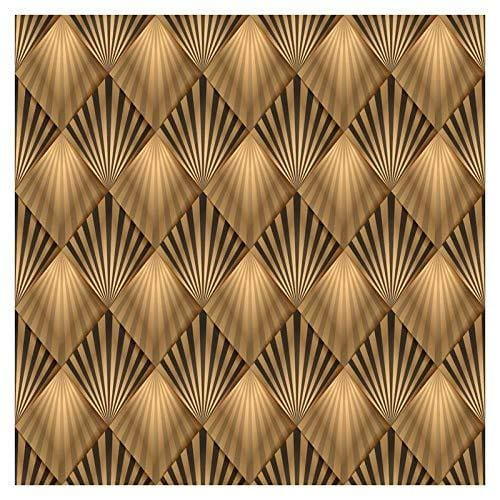
#> input picture img.jpg, 500 x 500 px
$ python saad2.py
#> lines starting #> are read from the running program, lines starting #| are printed output that depends on the picture
import numpy as np
from PIL import Image
import cv2

def arnold_map(img, iterations):
    height, width = img.shape

    max_dim = max(width, height)
    square_img = np.zeros((max_dim, max_dim), dtype=np.uint8)


    x_offset = (max_dim - width) // 2
    y_offset = (max_dim - height) // 2
    square_img[y_offset:y_offset+height, x_offset:x_offset+width] = img

    for i in range(iterations):
        for x in range(max_dim):
            for y in range(max_dim):

                x_new = (2*x + y) % max_dim
                y_new = (x + y) % max_dim
                square_img[x_new, y_new] = square_img[x, y]
        square_img = square_img.copy()
    cropped_img = square_img[y_offset:y_offset+height, x_offset:x_offset+width]
    return square_img


def inverse_arnold_map(img, iterations):
    height, width = img.shape

    max_dim = max(width, height)
    square_img = np.zeros((max_dim, max_dim), dtype=np.uint8)

    x_offset = (max_dim - width) // 2
    y_offset = (max_dim - height) // 2
    square_img[y_offset:y_offset+height, x_offset:x_offset+width] = img

    for i in range(iterations):
        for x in range(max_dim):
            for y in range(max_dim):
                x_new = (x - y) % max_dim
                y_new = (-x + 2*y) % max_dim
                square_img[x_new, y_new] = square_img[x, y]
        square_img = square_img.copy()
    decrypted_img = square_img[y_offset:y_offset+height, x_offset:x_offset+width]
    return square_img


iterations = 5

# Read the image file provided by the user
image_path = "img.jpg"
img = cv2.imread(image_path, 0)  # Load the image in grayscale mode
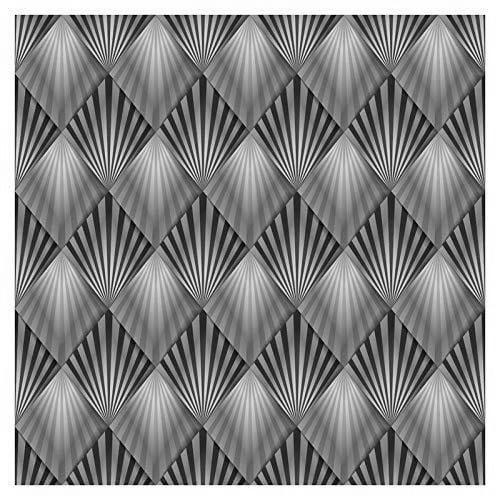
#> img: shape (500, 500); min 0, max 255, mean 133.7

# Check if the image was successfully loaded
if img is None:
    print("Failed to load the image.")
else:
    print("Original Image:")
    cv2.imshow("Original", img)
    cv2.waitKey(0)

    enc_img = arnold_map(img, iterations)
#> the loop in arnold_map, `for i in range(iterations):` made 5 passes
#> pass 1, in arnold_map, `square_img = square_img.copy()`:
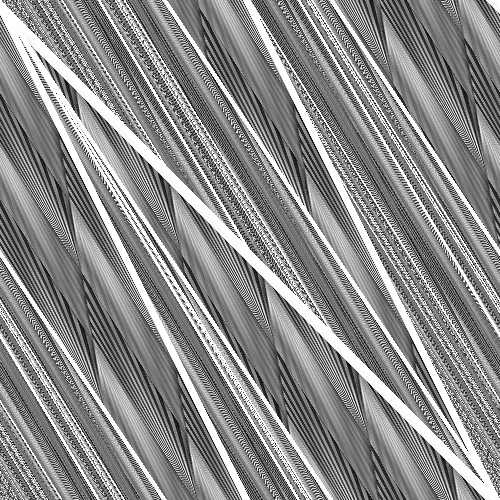
#> square_img: shape (500, 500); min 0, max 255, mean 138.5
#> after the loop in arnold_map, `for i in range(iterations):`:
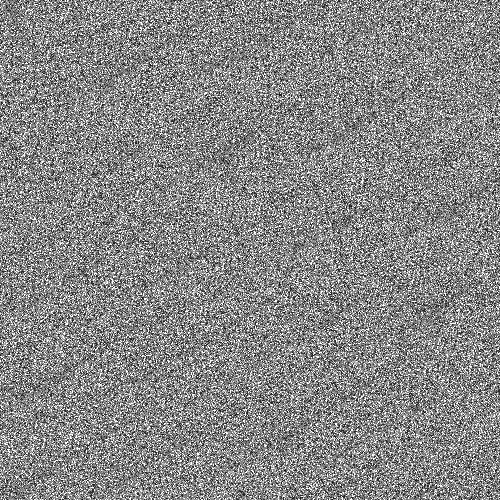
#> square_img: shape (500, 500); min 0, max 255, mean 135.6
    print("Encrypted Image:")
    cv2.imshow("Encrypted", enc_img)
    cv2.waitKey(0)

    dec_img = inverse_arnold_map(enc_img, iterations)
#> the loop in inverse_arnold_map, `for i in range(iterations):` made 5 passes
#> pass 1, in inverse_arnold_map, `square_img = square_img.copy()`:
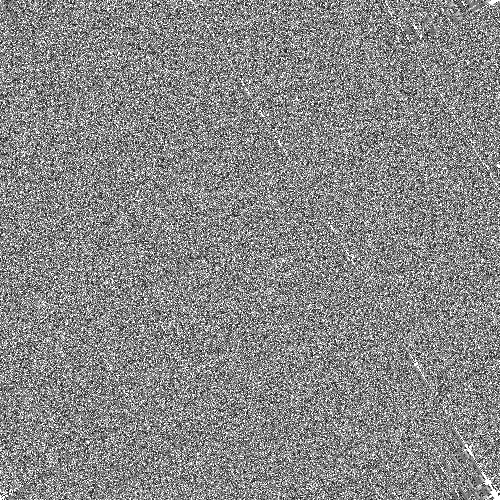
#> square_img: shape (500, 500); min 0, max 255, mean 135.9
#> pass 2, in inverse_arnold_map, `square_img = square_img.copy()`:
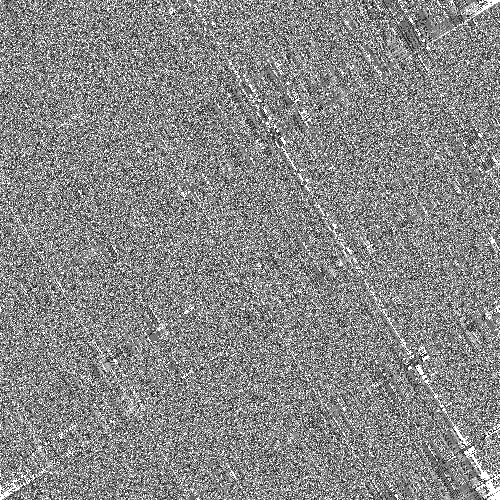
#> square_img: shape (500, 500); min 0, max 255, mean 136.2
#> pass 3, in inverse_arnold_map, `square_img = square_img.copy()`:
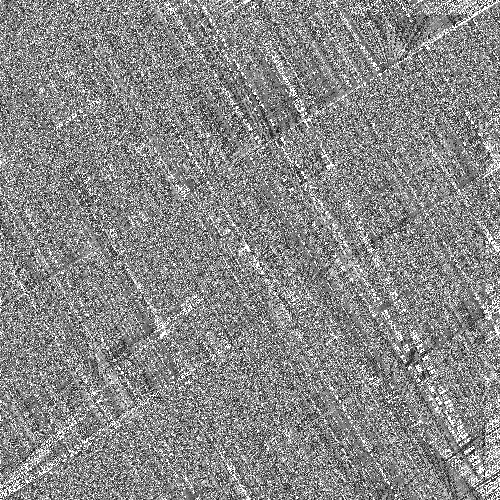
#> square_img: shape (500, 500); min 0, max 255, mean 136
#> after the loop in inverse_arnold_map, `for i in range(iterations):`:
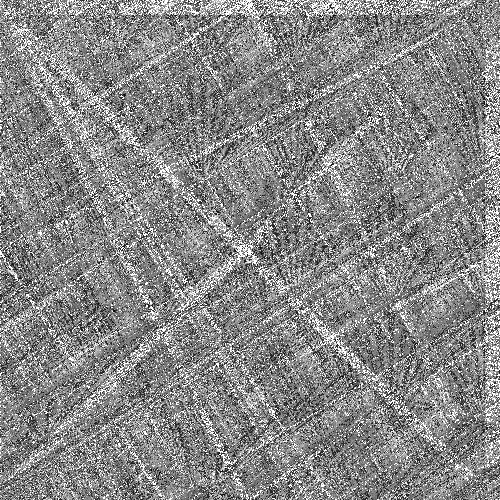
#> square_img: shape (500, 500); min 0, max 255, mean 135.6
    print("Decrypted Image:")
    cv2.imshow("Decrypted", dec_img)
    cv2.waitKey(0)

    # Save the decrypted image
    output_path = input("Enter the output file path for the decrypted image: ")
#> the answer given: out.png
    cv2.imwrite(output_path, dec_img)

    cv2.destroyAllWindows()
